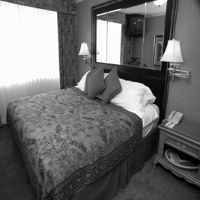
#> input picture data/train/bedroom/image_0001.jpg, 200 x 200 px
$ python FeatureTransformer.py
#> lines starting #> are read from the running program, lines starting #| are printed output that depends on the picture
import cv2
import skimage.feature
import numpy as np
import matplotlib.pyplot as plt

class FeatureTransformer:
    def transform(self, image, method, params=None):
        """
        Transform the input image using the specified feature extraction method.

        :param image: Input image as a NumPy array.
        :param method: A function from skimage.feature (e.g., hog, local_binary_pattern, etc.).
        :param params: Additional parameters specific to the chosen method.
        :return: Transformed image.
        """
        if params is None:
            return method(image)
        else:
            return method(image, **params)

def main():
    # Load an example image using OpenCV
    image = cv2.imread('image_0001.jpg', cv2.IMREAD_GRAYSCALE)
#> image is the input picture: shape (200, 200); min 0, max 255, mean 108.7

    # Create a FeatureTransformer instance
    transformer = FeatureTransformer()

    # Apply HOG feature extraction
    hog_params = {
        'orientations': 9,
        'pixels_per_cell': (8, 8),
        'cells_per_block': (3, 3),
        'block_norm': 'L2-Hys',
        'visualize': True  # Request visualization
    }
    hog_features = transformer.transform(image, skimage.feature.hog, params=hog_params)

    # Extract the HOG image from the result
    hog_image = hog_features[1]
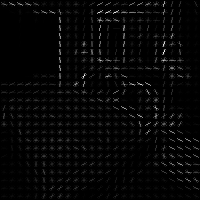
#> hog_image: shape (200, 200) float64; min 0, max 74.63, mean 1.9; drawn with min black and max white

    # Apply Local Binary Pattern (LBP) feature extraction
    lbp_params = {
        'P': 8,
        'R': 1.0
    }
    lbp_features = transformer.transform(image, skimage.feature.local_binary_pattern, params=lbp_params)
#> in transform (call 2), `return method(image, **params)`:
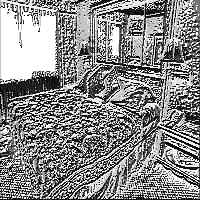
#> returned value: shape (200, 200) float64; min 0, max 255, mean 138.9

    # Display the original image
    plt.figure()
    plt.imshow(cv2.cvtColor(image, cv2.COLOR_BGR2RGB))
    plt.title('Original Image')
    plt.axis('off')

    # Display the HOG image
    plt.figure()
    plt.imshow(hog_image, cmap=plt.cm.gray)
    plt.title('HOG Features')
    plt.axis('off')


    # Display the LBP image
    plt.figure()
    plt.imshow(lbp_features, cmap=plt.cm.gray)
    plt.title('LBP Features')
    plt.axis('off')

    plt.show()

    # Add code to display other transformed images as needed

    plt.show()

if __name__ == "__main__":
    main()

$ run again, with data/train/bedroom/image_0009.jpg copied over data/train/bedroom/image_0001.jpg
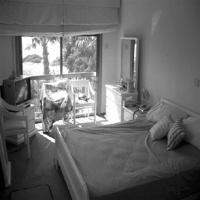
#> input picture data/train/bedroom/image_0009.jpg, 200 x 200 px
#> in main, image is the input picture: shape (200, 200); min 0, max 255, mean 103.5
#> in main, `hog_image = hog_features[1]`:
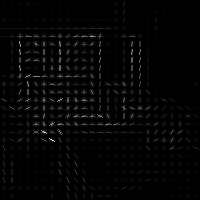
#> hog_image: shape (200, 200) float64; min 0, max 83.46, mean 1.7; drawn with min black and max white
#> in transform (call 2), `return method(image, **params)`:
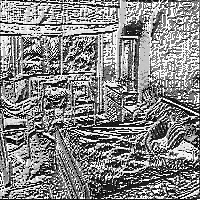
#> returned value: shape (200, 200) float64; min 0, max 255, mean 133.9
